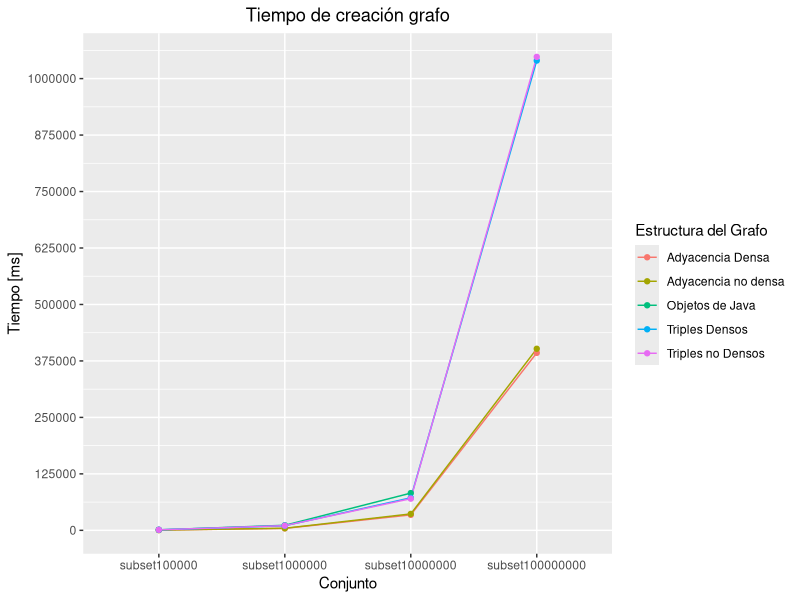
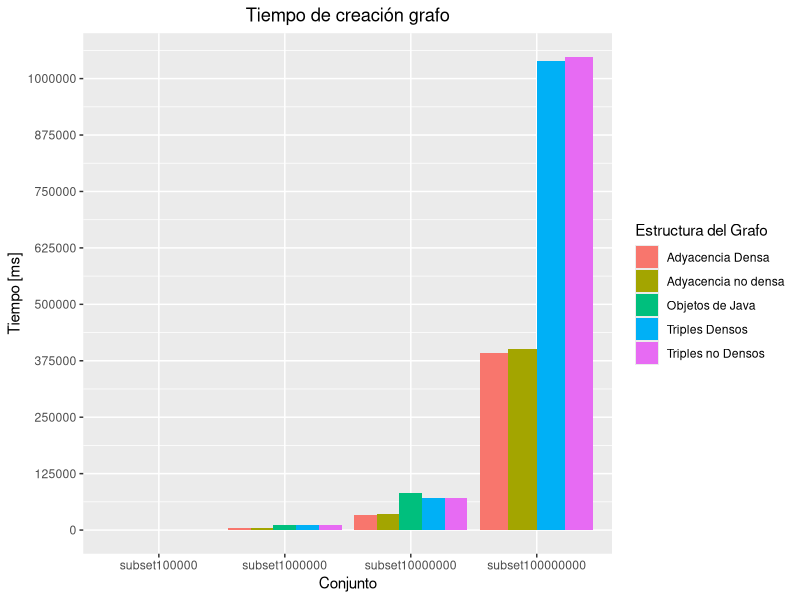
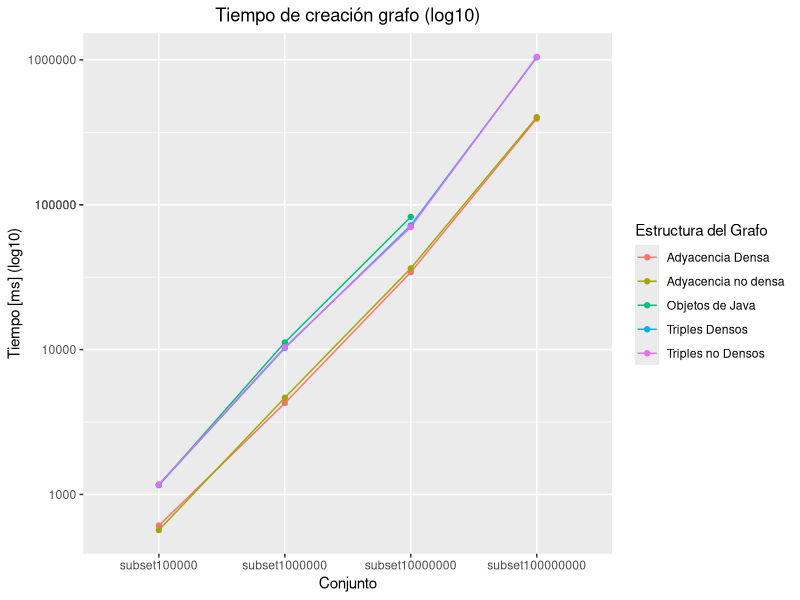
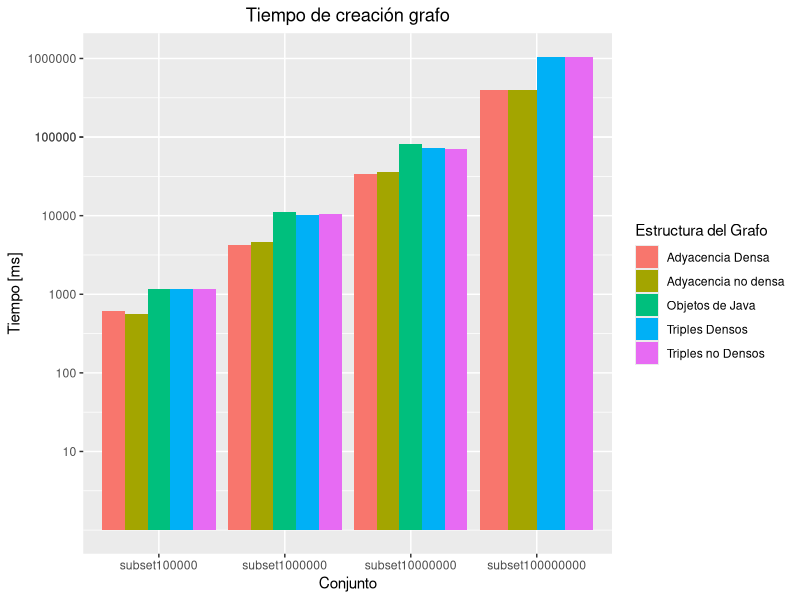
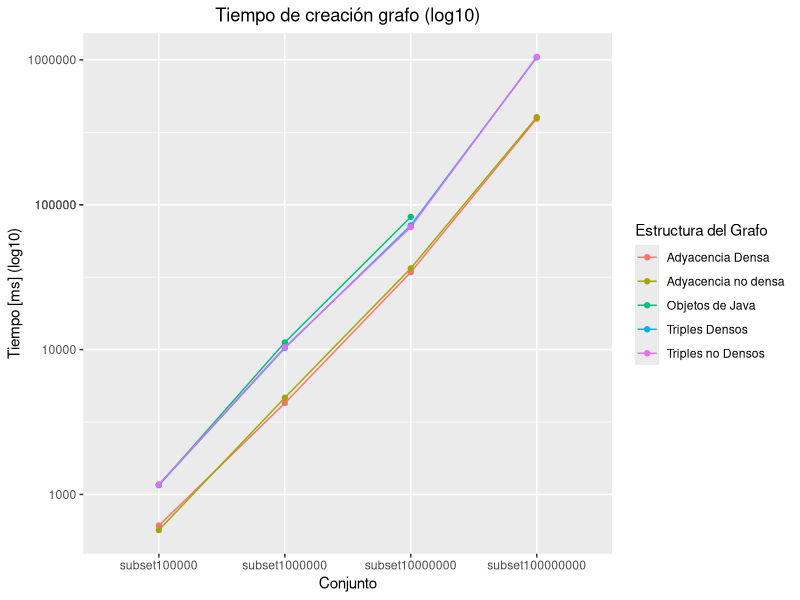
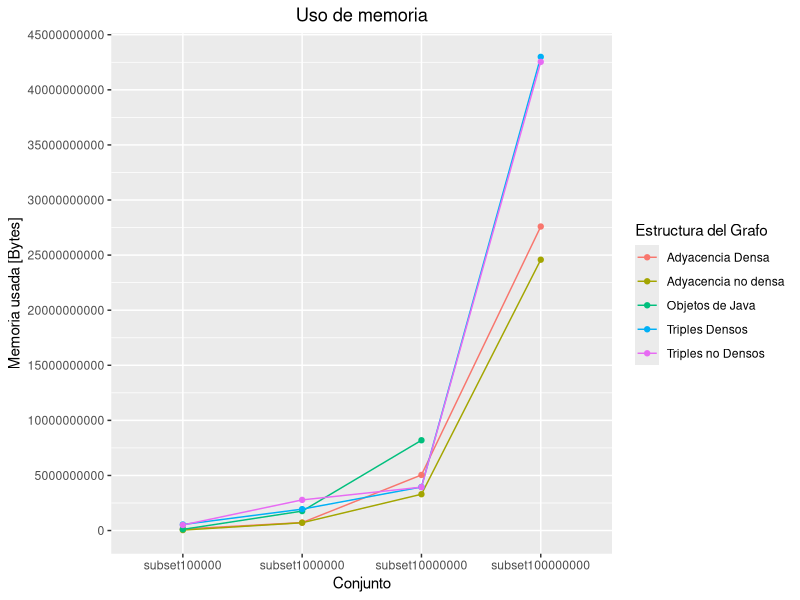
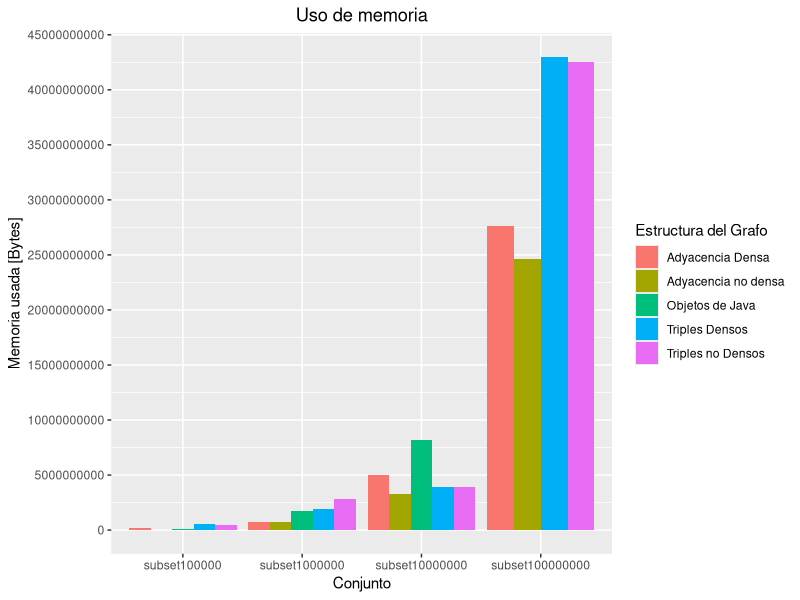
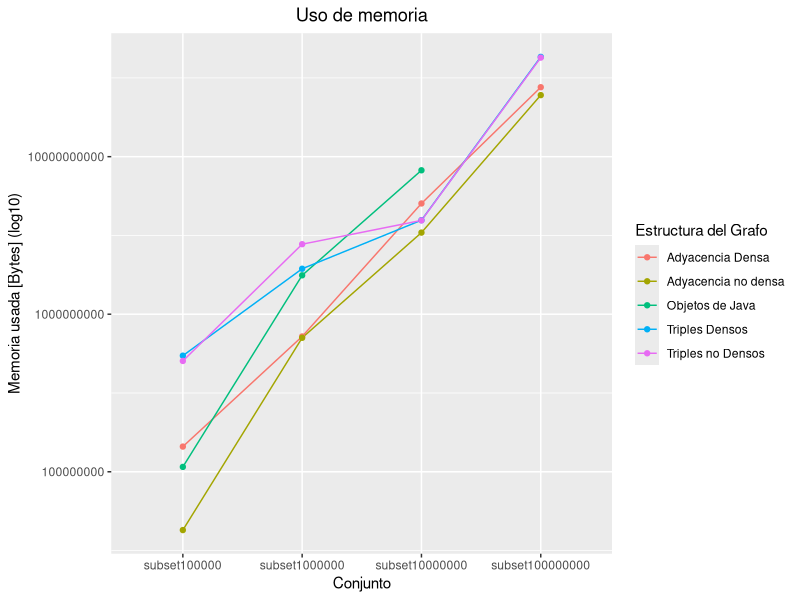

The R script that drew these images, in order:
## ---- chunk 1
library(ggplot2)
## ---- chunk 2
dataCreacion <- read.csv("datos/sizeNano.csv", sep = ";")
## ---- chunk 3
options(scipen = 999)
dataCreacion$Estructura[dataCreacion$Estructura == "graphGt"] <- "Objetos de Java"
dataCreacion$Estructura[dataCreacion$Estructura == "graphComp"] <- "Adyacencia no densa"
dataCreacion$Estructura[dataCreacion$Estructura == "graphCompDense"] <- "Adyacencia Densa"
dataCreacion$Estructura[dataCreacion$Estructura == "graphNativeFull"] <- "Triples no Densos"
dataCreacion$Estructura[dataCreacion$Estructura == "graphNativeFullDense"] <- "Triples Densos"

dataCreacion = dataCreacion[dataCreacion$Estructura !='graphNative',]
## ---- chunk 4
ggplot(dataCreacion, aes(x=SetDatos, y=TiempoCreacion, color=Estructura,group=Estructura)) + # fill=Estructura

  geom_line(size=0.5) + geom_point() +

  labs(title= "Tiempo de creación grafo",
       color = "Estructura del Grafo",
       y = "Tiempo [ms]",
       x = "Conjunto") +

  theme(plot.title = element_text(hjust = 0.5)) +
  scale_y_continuous(breaks = c(0,125000,250000,375000,500000,625000,750000,875000,1000000))
# c(1000, 1000000, 1000000000)

ggsave(plot = last_plot(), filename = "export/4_TiempoCreacion.png", width=8, height=5, dpi=300)
ggsave(plot = last_plot(), filename = "export/4_TiempoCreacion.pdf", width=8, height=5, dpi=300)
# width=4, height=4, dpi=300
## ---- chunk 5
ggplot(dataCreacion, aes(x=SetDatos, y=TiempoCreacion, fill=Estructura, group=Estructura)) +

  geom_bar(stat="identity", position=position_dodge()) + # ,color="black"
  labs(title= "Tiempo de creación grafo",
       fill = "Estructura del Grafo",
       y = "Tiempo [ms]",
       x = "Conjunto") +
  theme(plot.title = element_text(hjust = 0.5)) +
  scale_y_continuous(breaks = c(0,125000,250000,375000,500000,625000,750000,875000,1000000))

ggsave(plot = last_plot(), filename = "export/4_TiempoCreacion_bar.png", width=8, height=5, dpi=300)
ggsave(plot = last_plot(), filename = "export/4_TiempoCreacion_bar.pdf", width=8, height=5, dpi=300)

## ---- chunk 6
ggplot(dataCreacion, aes(x=SetDatos, y=TiempoCreacion, color=Estructura,group=Estructura)) + # fill=Estructura

  geom_line(size=0.5) + geom_point() +

  labs(title= "Tiempo de creación grafo (log10)",
       color = "Estructura del Grafo",
       y = "Tiempo [ms] (log10)",
       x = "Conjunto") +

  theme(plot.title = element_text(hjust = 0.5)) +
  scale_y_continuous(trans='log10', breaks = c(0,10,100,1000,10000,100000,1000000,100000))
# c(1000, 1000000, 1000000000)

ggsave(plot = last_plot(), filename = "export/4_TiempoCreacionLog.png", width=8, height=5, dpi=300)
ggsave(plot = last_plot(), filename = "export/4_TiempoCreacionLog.pdf", width=8, height=5, dpi=300)
# width=4, height=4, dpi=300
## ---- chunk 7
ggplot(dataCreacion, aes(x=SetDatos, y=TiempoCreacion, fill=Estructura, group=Estructura)) +

  geom_bar(stat="identity", position=position_dodge()) + # ,color="black"
  labs(title= "Tiempo de creación grafo",
       fill = "Estructura del Grafo",
       y = "Tiempo [ms]",
       x = "Conjunto") +
  theme(plot.title = element_text(hjust = 0.5)) +
  scale_y_continuous(trans='log10', breaks = c(0,10,100,1000,10000,100000,1000000,100000))

ggsave(plot = last_plot(), filename = "export/4_TiempoCreacionLog_bar.png", width=8, height=5, dpi=300)
ggsave(plot = last_plot(), filename = "export/4_TiempoCreacionLog_bar.pdf", width=8, height=5, dpi=300)

## ---- chunk 8
ggplot(dataCreacion, aes(x=SetDatos, y=TiempoCreacion, color=Estructura,group=Estructura)) + # fill=Estructura

  geom_line(size=0.5) + geom_point() +

  labs(title= "Tiempo de creación grafo (log10)",
       color = "Estructura del Grafo",
       y = "Tiempo [ms] (log10)",
       x = "Conjunto") +

  theme(plot.title = element_text(hjust = 0.5)) +
  scale_y_continuous(trans='log10', breaks = c(0,10,100,1000,10000,100000,1000000,100000))
# c(1000, 1000000, 1000000000)

ggsave(plot = last_plot(), filename = "export/4_TiempoCreacionLog.png", width=8, height=5, dpi=300)
ggsave(plot = last_plot(), filename = "export/4_TiempoCreacionLog.pdf", width=8, height=5, dpi=300)
# width=4, height=4, dpi=300
## ---- chunk 9
ggplot(dataCreacion, aes(x=SetDatos, y=UsoMemoria, color=Estructura, group=Estructura)) + # fill=Estructura

  geom_line() + geom_point() +

  labs(title= "Uso de memoria",
       color = "Estructura del Grafo",
       y = "Memoria usada [Bytes]",
       x = "Conjunto") +

  theme(plot.title = element_text(hjust = 0.5)) +
  scale_y_continuous(breaks = c(0,5000000000,10000000000,15000000000,20000000000,25000000000,30000000000,35000000000,40000000000,45000000000))
# c(1000, 1000000, 1000000000)

ggsave(plot = last_plot(), filename = "export/4_UsoMemoria.png", width=8, height=5, dpi=300)
ggsave(plot = last_plot(), filename = "export/4_UsoMemoria.pdf", width=8, height=5, dpi=300)
# width=4, height=4, dpi=300
## ---- chunk 10
ggplot(dataCreacion, aes(x=SetDatos, y=UsoMemoria, fill=Estructura, group=Estructura)) +

  geom_bar(stat="identity", position=position_dodge()) + # ,color="black"
  labs(title= "Uso de memoria",
       fill = "Estructura del Grafo",
       y = "Memoria usada [Bytes]",
       x = "Conjunto") +
  theme(plot.title = element_text(hjust = 0.5)) +
  scale_y_continuous(breaks = c(0,5000000000,10000000000,15000000000,20000000000,25000000000,30000000000,35000000000,40000000000,45000000000))

ggsave(plot = last_plot(), filename = "export/4_UsoMemoria_bar.png", width=8, height=5, dpi=300)
ggsave(plot = last_plot(), filename = "export/4_UsoMemoria_bar.pdf", width=8, height=5, dpi=300)

## ---- chunk 11
ggplot(dataCreacion, aes(x=SetDatos, y=UsoMemoria, color=Estructura, group=Estructura)) + # fill=Estructura

  geom_line() + geom_point() +

  labs(title= "Uso de memoria",
       color = "Estructura del Grafo",
       y = "Memoria usada [Bytes] (log10)",
       x = "Conjunto") +

  theme(plot.title = element_text(hjust = 0.5)) +
  scale_y_continuous(trans='log10', breaks = c(0,1,10,100,1000,10000,100000, 1000000, 10000000, 100000000, 1000000000, 10000000000, 100000000000, 1000000000000))
# c(1000, 1000000, 1000000000)

ggsave(plot = last_plot(), filename = "export/4_UsoMemoriaLog.png", width=8, height=5, dpi=300)
ggsave(plot = last_plot(), filename = "export/4_UsoMemoriaLog.pdf", width=8, height=5, dpi=300)
# width=4, height=4, dpi=300
## ---- chunk 12
ggplot(dataCreacion, aes(x=SetDatos, y=UsoMemoria, fill=Estructura, group=Estructura)) +

  geom_bar(stat="identity", position=position_dodge()) + # ,color="black"
  labs(title= "Uso de memoria",
       fill = "Estructura del Grafo",
       y = "Memoria usada [Bytes]",
       x = "Conjunto") +
  theme(plot.title = element_text(hjust = 0.5)) +
  scale_y_continuous(trans='log10', breaks = c(0,1,10,100,1000,10000,100000, 1000000, 10000000, 100000000, 1000000000, 10000000000, 100000000000, 1000000000000))

ggsave(plot = last_plot(), filename = "export/4_UsoMemoriaLog_bar.png", width=8, height=5, dpi=300)
ggsave(plot = last_plot(), filename = "export/4_UsoMemoriaLog_bar.pdf", width=8, height=5, dpi=300)
